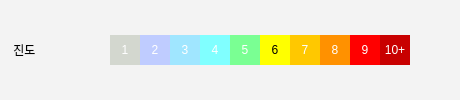
             <widget class="QFrame" name="frame_3">
              <property name="sizePolicy">
               <sizepolicy hsizetype="Fixed" vsizetype="Fixed">
                <horstretch>0</horstretch>
                <verstretch>0</verstretch>
               </sizepolicy>
              </property>
              <property name="minimumSize">
               <size>
                <width>460</width>
                <height>0</height>
               </size>
              </property>
              <property name="maximumSize">
               <size>
                <width>460</width>
                <height>16777215</height>
               </size>
              </property>
              <property name="styleSheet">
               <string notr="true">background-color: rgb(243, 243, 243);</string>
              </property>
              <property name="frameShape">
               <enum>QFrame::NoFrame</enum>
              </property>
              <property name="frameShadow">
               <enum>QFrame::Raised</enum>
              </property>
              <layout class="QHBoxLayout" name="horizontalLayout_9">
               <property name="spacing">
                <number>0</number>
               </property>
               <property name="leftMargin">
                <number>0</number>
               </property>
               <property name="topMargin">
                <number>2</number>
               </property>
               <property name="rightMargin">
                <number>0</number>
               </property>
               <property name="bottomMargin">
                <number>2</number>
               </property>
               <item>
                <widget class="QLabel" name="label_19">
                 <property name="sizePolicy">
                  <sizepolicy hsizetype="Fixed" vsizetype="Fixed">
                   <horstretch>0</horstretch>
                   <verstretch>0</verstretch>
                  </sizepolicy>
                 </property>
                 <property name="minimumSize">
                  <size>
                   <width>110</width>
                   <height>25</height>
                  </size>
                 </property>
                 <property name="maximumSize">
                  <size>
                   <width>110</width>
                   <height>25</height>
                  </size>
                 </property>
                 <property name="baseSize">
                  <size>
                   <width>100</width>
                   <height>25</height>
                  </size>
                 </property>
                 <property name="text">
                  <string>    진도</string>
                 </property>
                 <property name="alignment">
                  <set>Qt::AlignLeading|Qt::AlignLeft|Qt::AlignVCenter</set>
                 </property>
                </widget>
               </item>
               <item>
                <widget class="QLabel" name="label_21">
                 <property name="sizePolicy">
                  <sizepolicy hsizetype="Fixed" vsizetype="Fixed">
                   <horstretch>0</horstretch>
                   <verstretch>0</verstretch>
                  </sizepolicy>
                 </property>
                 <property name="minimumSize">
                  <size>
                   <width>30</width>
                   <height>30</height>
                  </size>
                 </property>
                 <property name="maximumSize">
                  <size>
                   <width>30</width>
                   <height>30</height>
                  </size>
                 </property>
                 <property name="baseSize">
                  <size>
                   <width>30</width>
                   <height>30</height>
                  </size>
                 </property>
                 <property name="styleSheet">
                  <string notr="true">background-color: rgb(211, 215, 207);
color: white;</string>
                 </property>
                 <property name="text">
                  <string>1</string>
                 </property>
                 <property name="alignment">
                  <set>Qt::AlignCenter</set>
                 </property>
                </widget>
               </item>
               <item>
                <widget class="QLabel" name="label_22">
                 <property name="sizePolicy">
                  <sizepolicy hsizetype="Fixed" vsizetype="Fixed">
                   <horstretch>0</horstretch>
                   <verstretch>0</verstretch>
                  </sizepolicy>
                 </property>
                 <property name="minimumSize">
                  <size>
                   <width>30</width>
                   <height>30</height>
                  </size>
                 </property>
                 <property name="maximumSize">
                  <size>
                   <width>30</width>
                   <height>30</height>
                  </size>
                 </property>
                 <property name="baseSize">
                  <size>
                   <width>30</width>
                   <height>30</height>
                  </size>
                 </property>
                 <property name="styleSheet">
                  <string notr="true">background-color: #BFCCFF;
color: white;
</string>
                 </property>
                 <property name="text">
                  <string>2</string>
                 </property>
                 <property name="alignment">
                  <set>Qt::AlignCenter</set>
                 </property>
                </widget>
               </item>
               <item>
                <widget class="QLabel" name="label_23">
                 <property name="sizePolicy">
                  <sizepolicy hsizetype="Fixed" vsizetype="Fixed">
                   <horstretch>0</horstretch>
                   <verstretch>0</verstretch>
                  </sizepolicy>
                 </property>
                 <property name="minimumSize">
                  <size>
                   <width>30</width>
                   <height>30</height>
                  </size>
                 </property>
                 <property name="maximumSize">
                  <size>
                   <width>30</width>
                   <height>30</height>
                  </size>
                 </property>
                 <property name="baseSize">
                  <size>
                   <width>30</width>
                   <height>30</height>
                  </size>
                 </property>
                 <property name="styleSheet">
                  <string notr="true">background-color: #A0E6FF;
color: white;
</string>
                 </property>
                 <property name="text">
                  <string>3</string>
                 </property>
                 <property name="alignment">
                  <set>Qt::AlignCenter</set>
                 </property>
                </widget>
               </item>
               <item>
                <widget class="QLabel" name="label_24">
                 <property name="sizePolicy">
                  <sizepolicy hsizetype="Fixed" vsizetype="Fixed">
                   <horstretch>0</horstretch>
                   <verstretch>0</verstretch>
                  </sizepolicy>
                 </property>
                 <property name="minimumSize">
                  <size>
                   <width>30</width>
                   <height>30</height>
                  </size>
                 </property>
                 <property name="maximumSize">
                  <size>
                   <width>30</width>
                   <height>30</height>
                  </size>
                 </property>
                 <property name="baseSize">
                  <size>
                   <width>30</width>
                   <height>30</height>
                  </size>
                 </property>
                 <property name="styleSheet">
                  <string notr="true">background-color: #80FFFF;
color: white;
</string>
                 </property>
                 <property name="text">
                  <string>4</string>
                 </property>
                 <property name="alignment">
                  <set>Qt::AlignCenter</set>
                 </property>
                </widget>
               </item>
               <item>
                <widget class="QLabel" name="label_25">
                 <property name="sizePolicy">
                  <sizepolicy hsizetype="Fixed" vsizetype="Fixed">
                   <horstretch>0</horstretch>
                   <verstretch>0</verstretch>
                  </sizepolicy>
                 </property>
                 <property name="minimumSize">
                  <size>
                   <width>30</width>
                   <height>30</height>
                  </size>
                 </property>
                 <property name="maximumSize">
                  <size>
                   <width>30</width>
                   <height>30</height>
                  </size>
                 </property>
                 <property name="baseSize">
                  <size>
                   <width>30</width>
                   <height>30</height>
                  </size>
                 </property>
                 <property name="styleSheet">
                  <string notr="true">background-color: #7AFF93;
color: white;
</string>
                 </property>
                 <property name="text">
                  <string>5</string>
                 </property>
                 <property name="alignment">
                  <set>Qt::AlignCenter</set>
                 </property>
                </widget>
               </item>
               <item>
                <widget class="QLabel" name="label_26">
                 <property name="sizePolicy">
                  <sizepolicy hsizetype="Fixed" vsizetype="Fixed">
                   <horstretch>0</horstretch>
                   <verstretch>0</verstretch>
                  </sizepolicy>
                 </property>
                 <property name="minimumSize">
                  <size>
                   <width>30</width>
                   <height>30</height>
                  </size>
                 </property>
                 <property name="maximumSize">
                  <size>
                   <width>30</width>
                   <height>30</height>
                  </size>
                 </property>
                 <property name="baseSize">
                  <size>
                   <width>30</width>
                   <height>30</height>
                  </size>
                 </property>
                 <property name="styleSheet">
                  <string notr="true">background-color: #FFFF00;</string>
                 </property>
                 <property name="text">
                  <string>6</string>
                 </property>
                 <property name="alignment">
                  <set>Qt::AlignCenter</set>
                 </property>
                </widget>
               </item>
               <item>
                <widget class="QLabel" name="label_27">
                 <property name="sizePolicy">
                  <sizepolicy hsizetype="Fixed" vsizetype="Fixed">
                   <horstretch>0</horstretch>
                   <verstretch>0</verstretch>
                  </sizepolicy>
                 </property>
                 <property name="minimumSize">
                  <size>
                   <width>30</width>
                   <height>30</height>
                  </size>
                 </property>
                 <property name="maximumSize">
                  <size>
                   <width>30</width>
                   <height>30</height>
                  </size>
                 </property>
                 <property name="baseSize">
                  <size>
                   <width>30</width>
                   <height>30</height>
                  </size>
                 </property>
                 <property name="styleSheet">
                  <string notr="true">background-color: #FFC800;
color: white;
</string>
                 </property>
                 <property name="text">
                  <string>7</string>
                 </property>
                 <property name="alignment">
                  <set>Qt::AlignCenter</set>
                 </property>
                </widget>
               </item>
               <item>
                <widget class="QLabel" name="label_28">
                 <property name="sizePolicy">
                  <sizepolicy hsizetype="Fixed" vsizetype="Fixed">
                   <horstretch>0</horstretch>
                   <verstretch>0</verstretch>
                  </sizepolicy>
                 </property>
                 <property name="minimumSize">
                  <size>
                   <width>30</width>
                   <height>30</height>
                  </size>
                 </property>
                 <property name="maximumSize">
                  <size>
                   <width>30</width>
                   <height>30</height>
                  </size>
                 </property>
                 <property name="baseSize">
                  <size>
                   <width>30</width>
                   <height>30</height>
                  </size>
                 </property>
                 <property name="styleSheet">
                  <string notr="true">background-color: #FF9100;
color: white;
</string>
                 </property>
                 <property name="text">
                  <string>8</string>
                 </property>
                 <property name="alignment">
                  <set>Qt::AlignCenter</set>
                 </property>
                </widget>
               </item>
               <item>
                <widget class="QLabel" name="label_29">
                 <property name="sizePolicy">
                  <sizepolicy hsizetype="Fixed" vsizetype="Fixed">
                   <horstretch>0</horstretch>
                   <verstretch>0</verstretch>
                  </sizepolicy>
                 </property>
                 <property name="minimumSize">
                  <size>
                   <width>30</width>
                   <height>30</height>
                  </size>
                 </property>
                 <property name="maximumSize">
                  <size>
                   <width>30</width>
                   <height>30</height>
                  </size>
                 </property>
                 <property name="baseSize">
                  <size>
                   <width>30</width>
                   <height>30</height>
                  </size>
                 </property>
                 <property name="styleSheet">
                  <string notr="true">background-color: #FF0000;
color: white;
</string>
                 </property>
                 <property name="text">
                  <string>9</string>
                 </property>
                 <property name="alignment">
                  <set>Qt::AlignCenter</set>
                 </property>
                </widget>
               </item>
               <item>
                <widget class="QLabel" name="label_30">
                 <property name="sizePolicy">
                  <sizepolicy hsizetype="Fixed" vsizetype="Fixed">
                   <horstretch>0</horstretch>
                   <verstretch>0</verstretch>
                  </sizepolicy>
                 </property>
                 <property name="minimumSize">
                  <size>
                   <width>30</width>
                   <height>30</height>
                  </size>
                 </property>
                 <property name="maximumSize">
                  <size>
                   <width>30</width>
                   <height>30</height>
                  </size>
                 </property>
                 <property name="baseSize">
                  <size>
                   <width>30</width>
                   <height>30</height>
                  </size>
                 </property>
                 <property name="styleSheet">
                  <string notr="true">background-color: #C80000;
color: white;
</string>
                 </property>
                 <property name="text">
                  <string>10+</string>
                 </property>
                 <property name="alignment">
                  <set>Qt::AlignCenter</set>
                 </property>
                </widget>
               </item>
               <item>
                <spacer name="horizontalSpacer_10">
                 <property name="orientation">
                  <enum>Qt::Horizontal</enum>
                 </property>
                 <property name="sizeHint" stdset="0">
                  <size>
                   <width>47</width>
                   <height>20</height>
                  </size>
                 </property>
                </spacer>
               </item>
              </layout>
             </widget>
